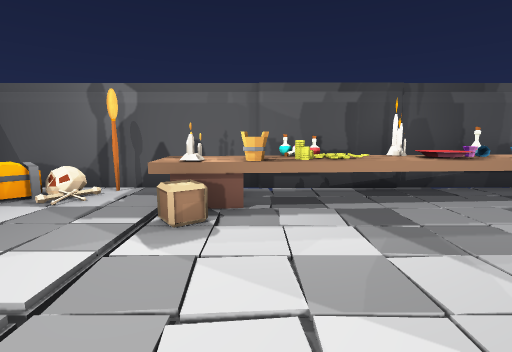
View 1 (above)

15 first-person views from a walk through a scene from a Unity 3-D project. The camera is 0.72 m above the floor, tilts 8° down and sees 85° across. The floor is counted in squares, 0.5 m on a side. Each view is taken from the middle of a square. On the plan, view 1 faces up. The plan holds only what a view shows up to about 14 squares ahead; the rest is blank.

View 2
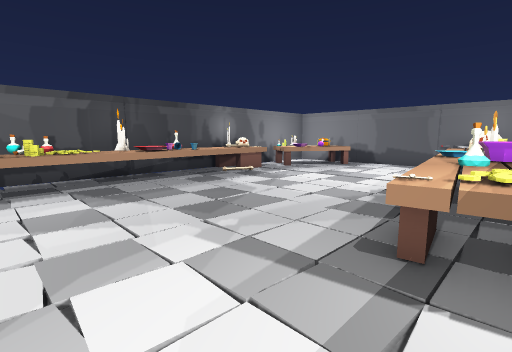

View 3
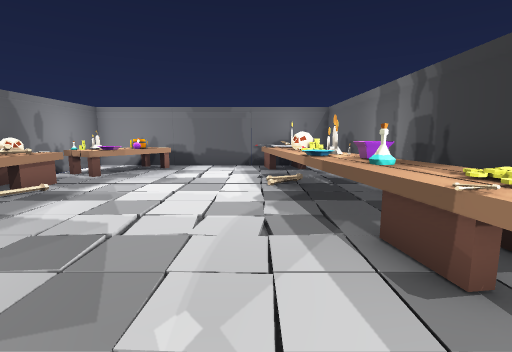

View 4
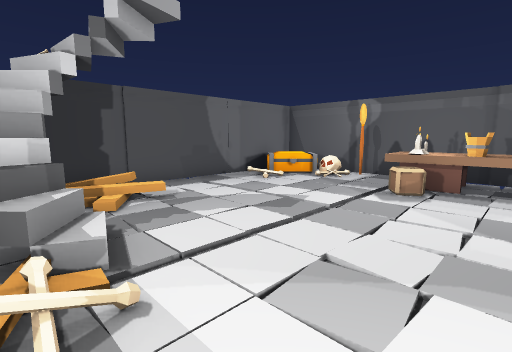

View 5
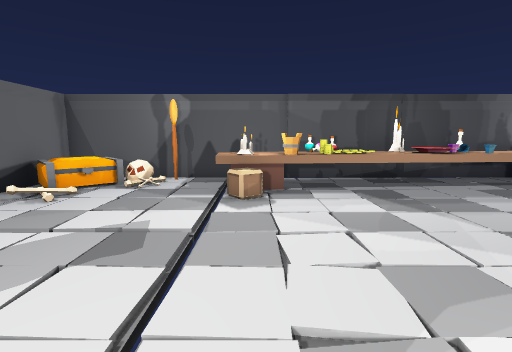

View 6
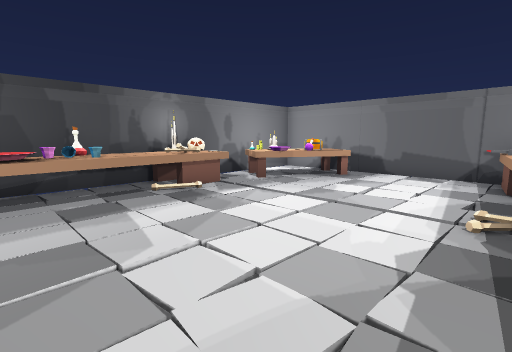

View 7
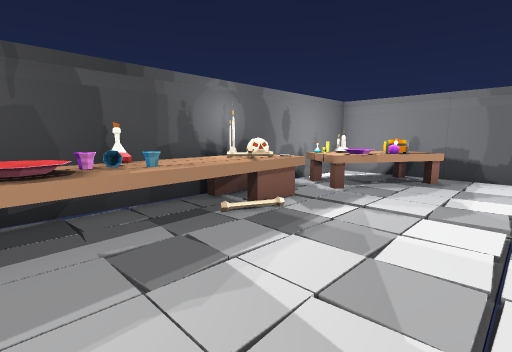

View 8
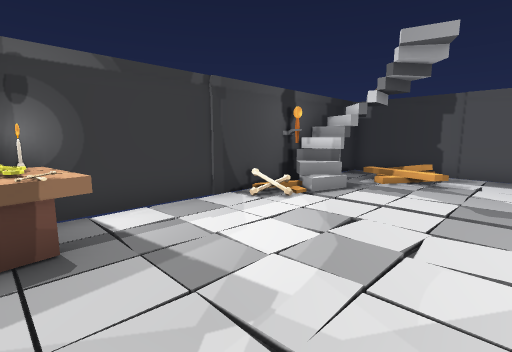

View 9
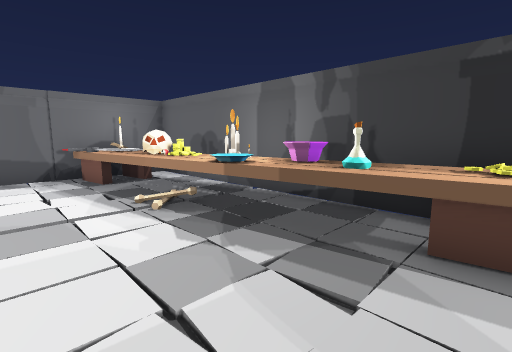

View 10
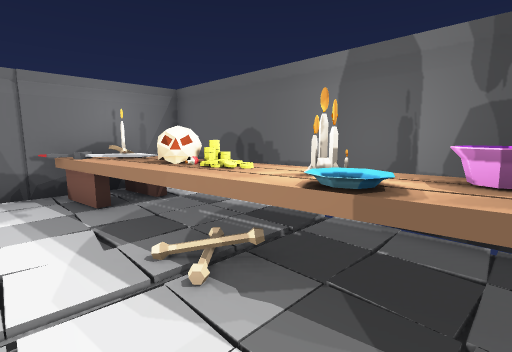

View 11
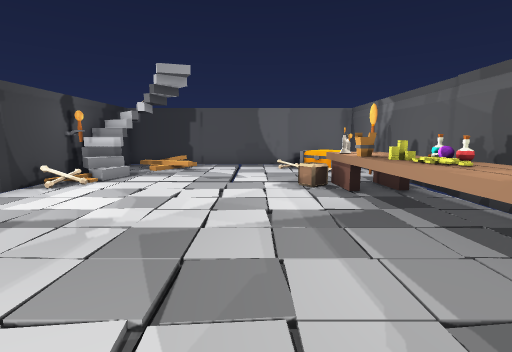

View 12
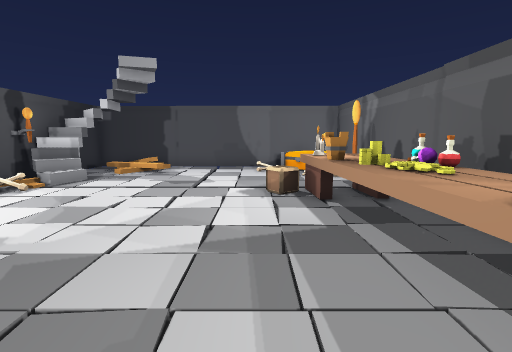

View 13
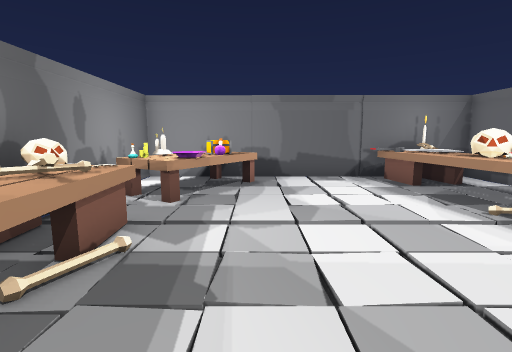

View 14
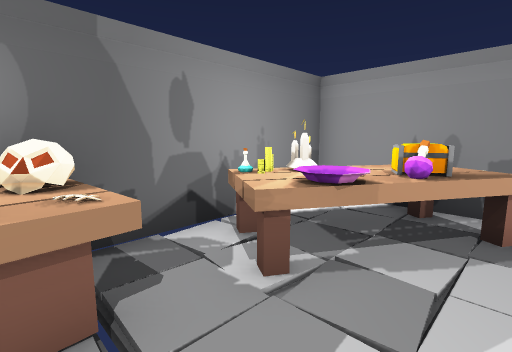

View 15
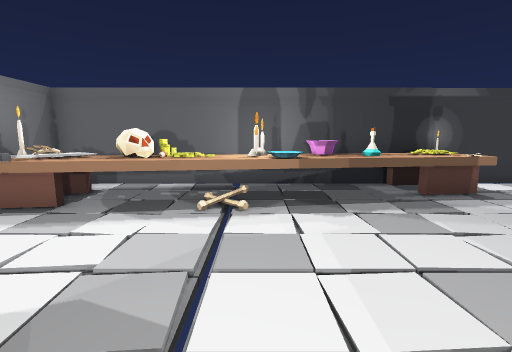

### Floor plan
Points are (right, up) in squares from view 1. A wall is a line through its corners. A room is listed if a view was taken in it or the views show most of it. See-through windows are left out.
Room 1 (views 1, 2, 3, 4, 5, 6, 7, 8, 9, 10, 11, 12, 13, 14, 15)
walls: (15.1, -3.6) (15.1, 7.9) (-7.6, 7.9) (-7.6, -3.6) (15.1, -3.6)
low walls: (-3.1, -2.2) (-2.5, -2.7); (-3.5, -1.7) (-2.8, -1.9); (-3.5, -2.5) (-3.2, -2.9); (-3.9, -2.3) (-3.8, -2.9)
objects: chest (-7, 5) to (-6, 7); plank (-6, -1); bones (-5, 6) to (-4, 7); skull (-5, 7); other object (-4, 6); crate (-2, 5) to (-1, 5); other object (-2, 6) to (0, 7); other object (-1, -3); candle (-1, 6); other object (0, 6); other object (1, 6); potion (1, 7); other object (2, 6); potion (2, 7); other object (3, -3) to (3, -2); other object (3, 6); candle (3, 7); candle (4, -3); other object (4, -2); bowl (4, 6) to (5, 6); other object (4, 7); other object (5, -3); other object (5, -3) to (6, -2); bowl (5, 7); potion (6, -2); bowl (6, 6); potion (6, 7); bowl (7, -3) to (8, -2); other object (7, -1); bones (7, 6) to (8, 6); other object (7, 7); bowl (8, -2) to (9, -1); other object (8, 6) to (9, 7); other object (9, -3); candle (9, -2); skull (9, 7) to (10, 7); candle (9, 8); other object (10, -3); other object (10, -2); other object (10, -1) to (11, -1); other object (10, 6); other object (11, -2); table (11, 6) to (11, 7); skull (12, -2) to (12, -1); bowl (12, 5) to (12, 6); potion (12, 7); sword (13, -2) to (14, 0); potion (13, 4); chest (13, 5); candle (13, 6) to (13, 7); other object (14, -2); table (14, 4) to (14, 6); candle (15, -2)

Positions as (right, up) in squares from view 1, and headings:
1: (0, 0), facing up
2: (0, -3), facing up-right
3: (1, 0), facing right
4: (1, -3), facing up-left
5: (-1, -2), facing up
6: (4, -1), facing up-right
7: (4, 2), facing up-right
8: (4, 2), facing down-left
9: (4, 2), facing down-right
10: (7, 1), facing down-right
11: (7, 3), facing left
12: (6, 4), facing left
13: (5, 4), facing right
14: (9, 4), facing up-right
15: (9, 5), facing down
